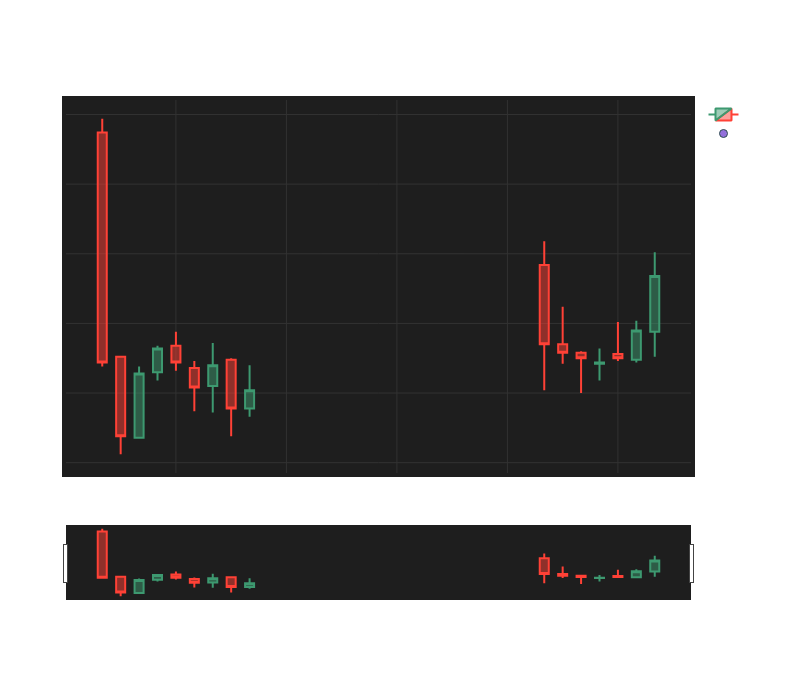

Source (notebook cell):
### Code cell
import numpy as np
import plotly.graph_objects as go

# Assuming concatenated_df_new is already defined

def pointpos(x):
    if x[0] == 1:
        return x['Low'] + 0.5e-3
    else:
        return np.nan

concatenated_df_new_filtered['pointpos'] = concatenated_df_new_filtered.apply(lambda row: pointpos(row), axis=1)

fig = go.Figure(data=[go.Candlestick(x=concatenated_df_new_filtered.index,
                open=concatenated_df_new_filtered['Open'],
                high=concatenated_df_new_filtered['High'],
                low=concatenated_df_new_filtered['Low'],
                close=concatenated_df_new_filtered['Close'])])

fig.add_scatter(x=concatenated_df_new_filtered.index, 
                y=concatenated_df_new_filtered['pointpos'], 
                mode="markers",
                marker=dict(size=8, color="MediumPurple", line=dict(width=1, color='DarkSlateGrey')),
                name="Signal")

fig.update_layout(
    title="Candlestick Chart with Signal",
    xaxis_title="Date",
    yaxis_title="Price",
    autosize=False,
    width=800,
    height=700,  # Adjusted height
    margin=dict(l=50, r=50, b=100, t=100, pad=4),
    paper_bgcolor='rgba(0,0,0,0)',  # Transparent background
    plot_bgcolor='rgb(30,30,30)',  # Darker plot background
    font=dict(color="white"),  # White font color
    xaxis=dict(gridcolor='rgb(50,50,50)'),  # Darker gridlines
    yaxis=dict(gridcolor='rgb(50,50,50)'),  # Darker gridlines
)

fig.show()

### Figure 1 — Plotly figure (JSON) as saved in the notebook; plotly's stock layout.template omitted (floating-point values rounded to 4 significant figures)
{"data": [{"close": [96.72, 96.19, 96.64, 96.82, 96.72, 96.54, 96.7, 96.39, 96.52, 96.85, 96.79, 96.75, 96.72, 96.75, 96.95, 97.34], "high": [98.47, 96.76, 96.69, 96.84, 96.94, 96.73, 96.86, 96.75, 96.7, 97.59, 97.12, 96.8, 96.82, 97.01, 97.02, 97.51], "low": [96.69, 96.06, 96.18, 96.59, 96.66, 96.37, 96.36, 96.19, 96.33, 96.52, 96.71, 96.5, 96.59, 96.73, 96.72, 96.76], "open": [98.37, 96.76, 96.18, 96.65, 96.84, 96.68, 96.55, 96.74, 96.39, 97.42, 96.85, 96.79, 96.71, 96.78, 96.74, 96.94], "type": "candlestick", "x": ["2024-02-05T08:00:00+00:00", "2024-02-05T09:00:00+00:00", "2024-02-05T10:00:00+00:00", "2024-02-05T11:00:00+00:00", "2024-02-05T12:00:00+00:00", "2024-02-05T13:00:00+00:00", "2024-02-05T14:00:00+00:00", "2024-02-05T15:00:00+00:00", "2024-02-05T16:00:00+00:00", "2024-02-06T08:00:00+00:00", "2024-02-06T09:00:00+00:00", "2024-02-06T10:00:00+00:00", "2024-02-06T11:00:00+00:00", "2024-02-06T12:00:00+00:00", "2024-02-06T13:00:00+00:00", "2024-02-06T14:00:00+00:00"]}, {"marker": {"color": "MediumPurple", "line": {"color": "DarkSlateGrey", "width": 1}, "size": 8}, "mode": "markers", "name": "Signal", "type": "scatter", "x": ["2024-02-05T08:00:00+00:00", "2024-02-05T09:00:00+00:00", "2024-02-05T10:00:00+00:00", "2024-02-05T11:00:00+00:00", "2024-02-05T12:00:00+00:00", "2024-02-05T13:00:00+00:00", "2024-02-05T14:00:00+00:00", "2024-02-05T15:00:00+00:00", "2024-02-05T16:00:00+00:00", "2024-02-06T08:00:00+00:00", "2024-02-06T09:00:00+00:00", "2024-02-06T10:00:00+00:00", "2024-02-06T11:00:00+00:00", "2024-02-06T12:00:00+00:00", "2024-02-06T13:00:00+00:00", "2024-02-06T14:00:00+00:00"], "y": [null, null, null, null, null, null, null, null, null, null, null, null, null, null, null, null]}], "layout": {"autosize": false, "font": {"color": "white"}, "height": 700, "margin": {"b": 100, "l": 50, "pad": 4, "r": 50, "t": 100}, "paper_bgcolor": "rgba(0,0,0,0)", "plot_bgcolor": "rgb(30,30,30)", "title": {"text": "Candlestick Chart with Signal"}, "width": 800, "xaxis": {"gridcolor": "rgb(50,50,50)", "title": {"text": "Date"}}, "yaxis": {"gridcolor": "rgb(50,50,50)", "title": {"text": "Price"}}}}
